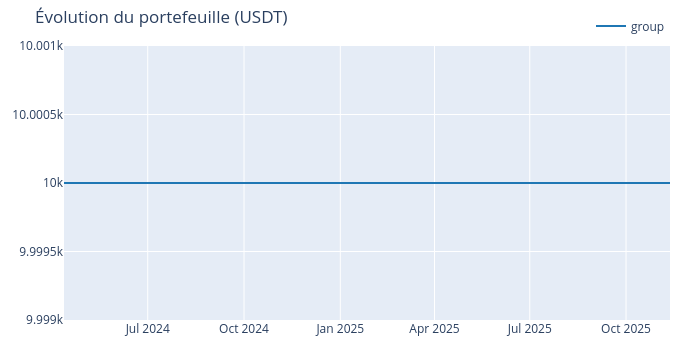
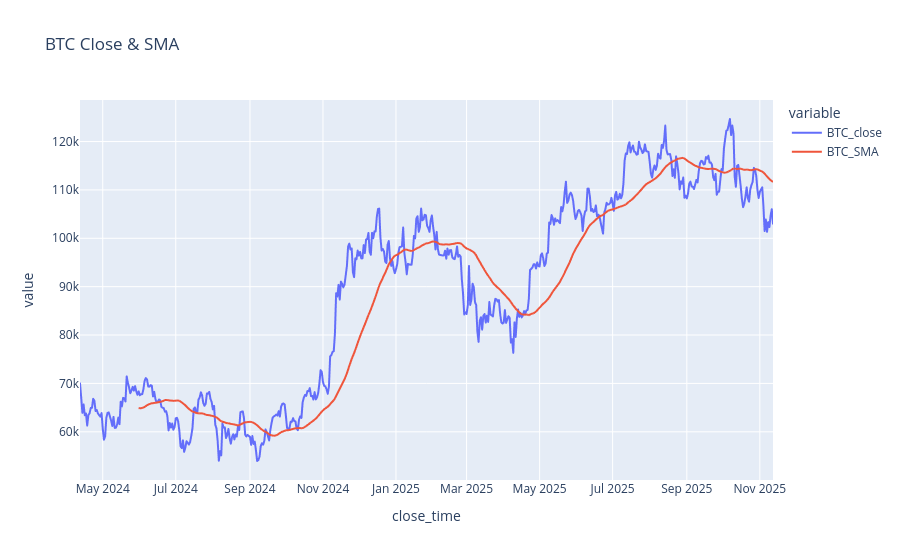

Notebook code cell kept with these figures, in order:
### Code cell
close = all_closes.copy()
open_ = all_opens.copy()

# Perf 5D de chaque symbole
ret_5d = close.pct_change(5)

# BTC perf & stats
btc = "BTCUSDT"
btc_ret_5d = ret_5d[btc]

# Médiane et écart-type roulants sur une periode
btc_median = btc_ret_5d.rolling(ROLL_LOOKBACK, min_periods=30).median()
btc_std = btc_ret_5d.rolling(ROLL_LOOKBACK, min_periods=30).std()

# Condition "BTC PERFORMANCE" 
# shift(1) pour select la serie passé et evite le data leakage
btc_strong = (btc_ret_5d.shift(1) > (btc_median.shift(1) + btc_std.shift(1)))

# SMA_X de BTC 
SMA_X = 50              # SMA moyen terme
btc_sma = close[btc].rolling(SMA_X, min_periods=SMA_X).mean()
btc_above_sma = (close[btc].shift(1) > btc_sma.shift(1))

# Condition globale d’entrée (jour J, calculée avec infos jusqu’à J-1)
entry_market_ok = (btc_strong & btc_above_sma)

# Sélection de l’actif momentum (top perf 5D) **hors BTC**, infos jusqu’à J-1
universe = [s for s in TOP_SYMBOLS]
ret_5d_shifted = ret_5d[universe].shift(1)  # pas de fuite
best_symbol_each_day = ret_5d_shifted.idxmax(axis=1)  # symbole avec meilleure perf 5D hier

# %% [markdown]
# ## 3) Règles d’allocation & construction des signaux
# - Si `entry_market_ok` est vrai au **jour J**, on entre à **J (close)** sur le **meilleur symbole**.
# - Sorties:
#   - **Vendredi** (weekday==4)
#   - OU si l’actif **sous-performe la moyenne** des retours journaliers de l’univers **3 jours consécutifs** depuis l’entrée.
#
# On va générer des matrices `entries` / `exits` (bool) par symbole, puis construire un portefeuille vectorbt.

# %%
daily_ret = close.pct_change(1)
basket_avg_ret = daily_ret[universe].mean(axis=1)

dates = close.index
symbols = universe.copy()  # on n'achète pas BTC lui-même

# Matrices vides
entries = pd.DataFrame(False, index=dates, columns=symbols)
exits   = pd.DataFrame(False, index=dates, columns=symbols)

# État du backtest (simple boucle) pour gérer les sorties conditionnelles
current_pos = None   # (symbol, entry_date)
underperf_streak = 0

for i, dt in enumerate(dates):
    # 1) Si position en cours, vérifier la sortie
    if current_pos is not None:
        sym, entry_dt = current_pos

        # a) sortie vendredi
        if dt.weekday() == 4:
            exits.loc[dt, sym] = True
            current_pos = None
            underperf_streak = 0
            continue

        # b) sous-performance 3 jours de suite vs moyenne (uniquement après l'entrée)
        #    On ne compte que les jours **après** l'entrée
        if dt > entry_dt:
            r_sym = daily_ret.at[dt, sym]
            r_avg = basket_avg_ret.at[dt]
            if pd.notna(r_sym) and pd.notna(r_avg):
                if r_sym < r_avg:
                    underperf_streak += 1
                else:
                    underperf_streak = 0

                if underperf_streak >= 3:
                    exits.loc[dt, sym] = True
                    current_pos = None
                    underperf_streak = 0
                    continue

    # 2) Si pas de position, regarder l'entrée
    if current_pos is None:
        if entry_market_ok.get(dt, False):
            # choisir le meilleur symbole du jour (calculé avec données J-1)
            best_sym = best_symbol_each_day.get(dt, None)
            if best_sym in symbols:
                entries.loc[dt, best_sym] = True
                current_pos = (best_sym, dt)
                underperf_streak = 0

# Important : si on arrive à la fin avec une position encore ouverte, on la clôture le dernier jour
if current_pos is not None:
    sym, _ = current_pos
    exits.iloc[-1, exits.columns.get_loc(sym)] = True
    current_pos = None
    underperf_streak = 0

# %% [markdown]
# ## 4) Portefeuille vectorbt (from_signals)
# - Achat/Vente au **close** (signal day)
# - Frais et slippage paramétrables
# - Base en USDT (on suppose des paires *USDT*)

# %%
# Prix utilisés pour exécution (close)
price = close[symbols]

# Frais (bps → fraction)
fees = FEES_BPS / 1e4
slippage = SLIPPAGE_BPS / 1e4

pf = vbt.Portfolio.from_signals(
    close=price,
    entries=entries,
    exits=exits,
    fees=fees,
    slippage=slippage,
    init_cash=10000.0,          # capital initial
    cash_sharing=True,          # un seul cash pool
    size=np.nan,                # full allocation sur chaque entrée (tout le cash)  
    freq='D'
)

# %% [markdown]
# ## 5) Résultats & graphiques

# %%
# Stats globales
stats = pf.stats()
print(stats)

# Equity curve
fig = pf.value().vbt.plot(title="Évolution du portefeuille (USDT)")
fig.show()

# Perf par symbole (PNL cumulé)
pnl_by_symbol = pf.trades.records_readable
# Aperçu des trades
display(pnl_by_symbol.head(20))

# Courbe BTC et indicateurs (sanity check)
debug_df = pd.DataFrame({
    "BTC_close": close[btc],
    "BTC_SMA": btc_sma,
    "BTC_5D": btc_ret_5d,
    "BTC_median_lookback": btc_median,
    "BTC_std_lookback": btc_std,
    "BTC_strong_cond": btc_strong.astype(int),
    "BTC_above_SMA": btc_above_sma.astype(int),
    "Entry_OK": entry_market_ok.astype(int)
})
display(debug_df.tail(15))

fig2 = px.line(debug_df[["BTC_close","BTC_SMA"]], title="BTC Close & SMA")
fig2.show()

### Figure 1 — Plotly figure (JSON) as saved in the notebook; plotly's stock layout.template omitted (floating-point values rounded to 4 significant figures; data arrays with more than 128 entries replaced by an {"elided": "..."} marker saying what was removed)
{"data": [{"name": "group", "showlegend": true, "type": "scatter", "uid": "0fb2d4d3-bc82-4d86-a467-c199df75ce13", "x": {"elided": "580 str values"}, "y": {"elided": "580 int values"}}], "layout": {"height": 350, "legend": {"orientation": "h", "traceorder": "normal", "x": 1, "xanchor": "right", "y": 1.02, "yanchor": "bottom"}, "margin": {"b": 30, "l": 30, "r": 30, "t": 30}, "title": {"text": "Évolution du portefeuille (USDT)"}, "width": 700}}

### Figure 2 — Plotly figure (JSON) as saved in the notebook; plotly's stock layout.template omitted (floating-point values rounded to 4 significant figures; data arrays with more than 128 entries replaced by an {"elided": "..."} marker saying what was removed)
{"data": [{"hovertemplate": "variable=BTC_close<br>close_time=%{x}<br>value=%{y}<extra></extra>", "legendgroup": "BTC_close", "line": {"color": "#636efa", "dash": "solid"}, "marker": {"symbol": "circle"}, "mode": "lines", "name": "BTC_close", "showlegend": true, "type": "scattergl", "x": {"elided": "580 str values"}, "xaxis": "x", "y": {"elided": "580 float values"}, "yaxis": "y"}, {"hovertemplate": "variable=BTC_SMA<br>close_time=%{x}<br>value=%{y}<extra></extra>", "legendgroup": "BTC_SMA", "line": {"color": "#EF553B", "dash": "solid"}, "marker": {"symbol": "circle"}, "mode": "lines", "name": "BTC_SMA", "showlegend": true, "type": "scattergl", "x": {"elided": "580 str values"}, "xaxis": "x", "y": {"elided": "580 float values"}, "yaxis": "y"}], "layout": {"legend": {"title": {"text": "variable"}, "tracegroupgap": 0}, "title": {"text": "BTC Close & SMA"}, "xaxis": {"anchor": "y", "domain": [0, 1], "title": {"text": "close_time"}}, "yaxis": {"anchor": "x", "domain": [0, 1], "title": {"text": "value"}}}}
